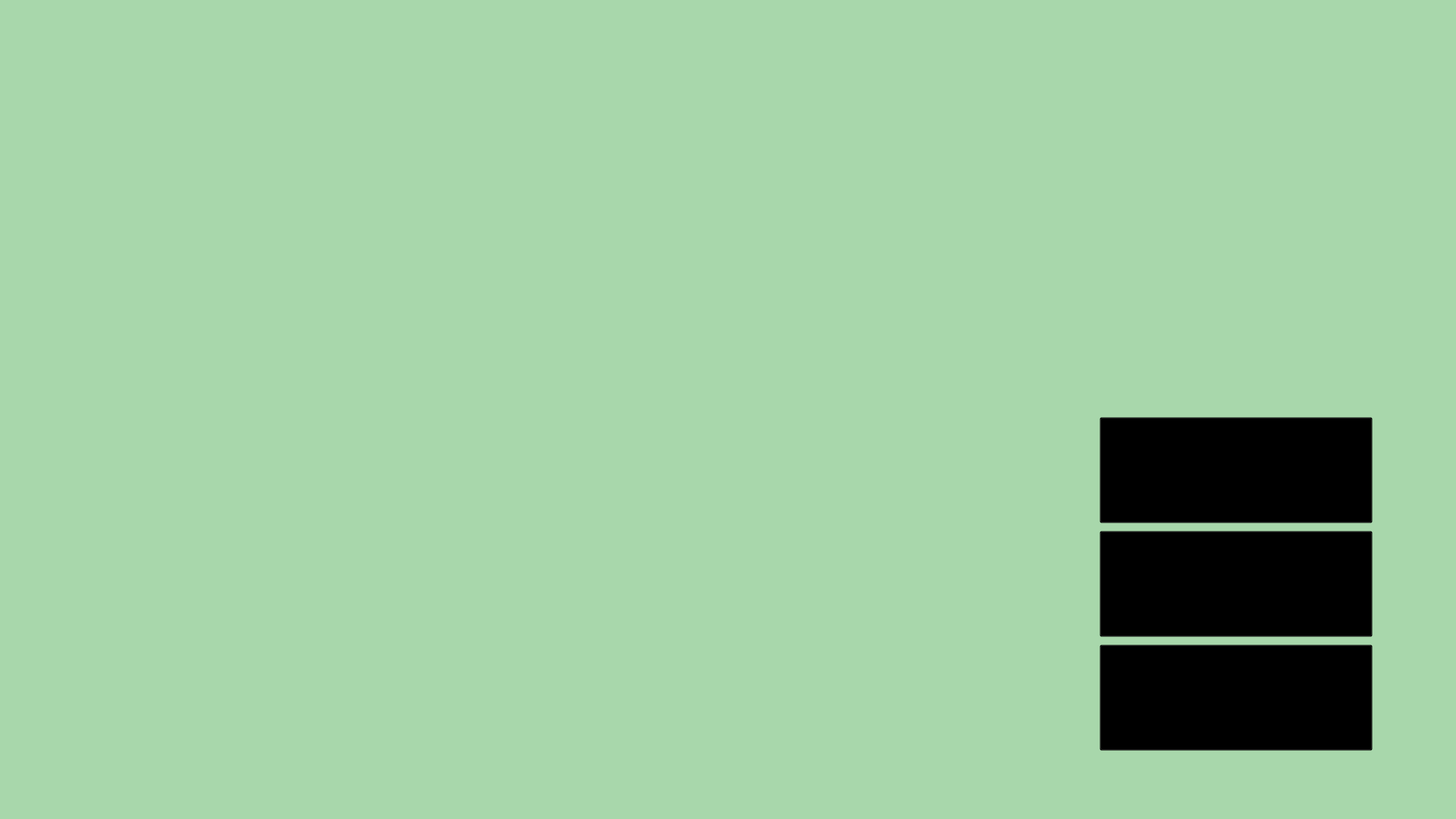
<?xml version="1.0" encoding="UTF-8"?>
<ui version="4.0">
 <class>take_level</class>
 <widget class="QMainWindow" name="take_level">
  <property name="geometry">
   <rect>
    <x>0</x>
    <y>0</y>
    <width>1920</width>
    <height>1080</height>
   </rect>
  </property>
  <property name="windowTitle">
   <string>MainWindow</string>
  </property>
  <property name="styleSheet">
   <string notr="true">background-color: rgb(168, 215, 171);</string>
  </property>
  <widget class="QWidget" name="centralwidget">
   <widget class="QPushButton" name="school_but">
    <property name="geometry">
     <rect>
      <x>1450</x>
      <y>550</y>
      <width>360</width>
      <height>140</height>
     </rect>
    </property>
    <property name="font">
     <font>
      <family>Tahoma</family>
      <pointsize>26</pointsize>
      <weight>75</weight>
      <bold>true</bold>
     </font>
    </property>
    <property name="styleSheet">
     <string notr="true">QPushButton {
    color: black;
    background-color: transparent;
}

QPushButton:hover {
	background-color: rgb(238, 238, 238); /* тёмно-белый цвет при наведении */
}

QPushButton:pressed {
    background-color: white; /* белый цвет при нажатии */
}
</string>
    </property>
    <property name="text">
     <string>ШКОЛЬНИК</string>
    </property>
   </widget>
   <widget class="QPushButton" name="student_but">
    <property name="geometry">
     <rect>
      <x>1450</x>
      <y>700</y>
      <width>360</width>
      <height>140</height>
     </rect>
    </property>
    <property name="font">
     <font>
      <family>Tahoma</family>
      <pointsize>26</pointsize>
      <weight>75</weight>
      <bold>true</bold>
     </font>
    </property>
    <property name="styleSheet">
     <string notr="true">QPushButton {
    color: black;
    background-color: transparent;
}

QPushButton:hover {
	background-color: rgb(238, 238, 238); /* тёмно-белый цвет при наведении */
}

QPushButton:pressed {
    background-color: white; /* белый цвет при нажатии */
}
</string>
    </property>
    <property name="text">
     <string>СТУДЕНТ</string>
    </property>
   </widget>
   <widget class="QPushButton" name="genius_but">
    <property name="geometry">
     <rect>
      <x>1450</x>
      <y>850</y>
      <width>360</width>
      <height>140</height>
     </rect>
    </property>
    <property name="font">
     <font>
      <family>Tahoma</family>
      <pointsize>26</pointsize>
      <weight>75</weight>
      <bold>true</bold>
     </font>
    </property>
    <property name="styleSheet">
     <string notr="true">QPushButton {
    color: black;
    background-color: transparent;
}

QPushButton:hover {
	background-color: rgb(238, 238, 238); /* тёмно-белый цвет при наведении */
}

QPushButton:pressed {
    background-color: white; /* белый цвет при нажатии */
}
</string>
    </property>
    <property name="text">
     <string>ГЕНИЙ</string>
    </property>
   </widget>
   <widget class="QLabel" name="label">
    <property name="geometry">
     <rect>
      <x>20</x>
      <y>65</y>
      <width>1000</width>
      <height>900</height>
     </rect>
    </property>
    <property name="text">
     <string/>
    </property>
    <property name="pixmap">
     <pixmap>image/snapedit_1709108545286.png.jpeg</pixmap>
    </property>
    <property name="scaledContents">
     <bool>true</bool>
    </property>
   </widget>
   <widget class="QPushButton" name="back_second">
    <property name="geometry">
     <rect>
      <x>2</x>
      <y>-3</y>
      <width>161</width>
      <height>61</height>
     </rect>
    </property>
    <property name="styleSheet">
     <string notr="true">QPushButton {
    border: none;
}

QPushButton:pressed {
    padding-left: 5px; /* сдвигаем изображение влево при нажатии */
    padding-top: 5px; /* сдвигаем изображение вверх при нажатии */
}</string>
    </property>
    <property name="text">
     <string/>
    </property>
    <property name="icon">
     <iconset>
      <normaloff>image/back_rules.png</normaloff>image/back_rules.png</iconset>
    </property>
    <property name="iconSize">
     <size>
      <width>150</width>
      <height>100</height>
     </size>
    </property>
   </widget>
  </widget>
  <widget class="QStatusBar" name="statusbar"/>
  <widget class="QMenuBar" name="menubar">
   <property name="geometry">
    <rect>
     <x>0</x>
     <y>0</y>
     <width>1920</width>
     <height>26</height>
    </rect>
   </property>
  </widget>
 </widget>
 <resources/>
 <connections/>
</ui>
